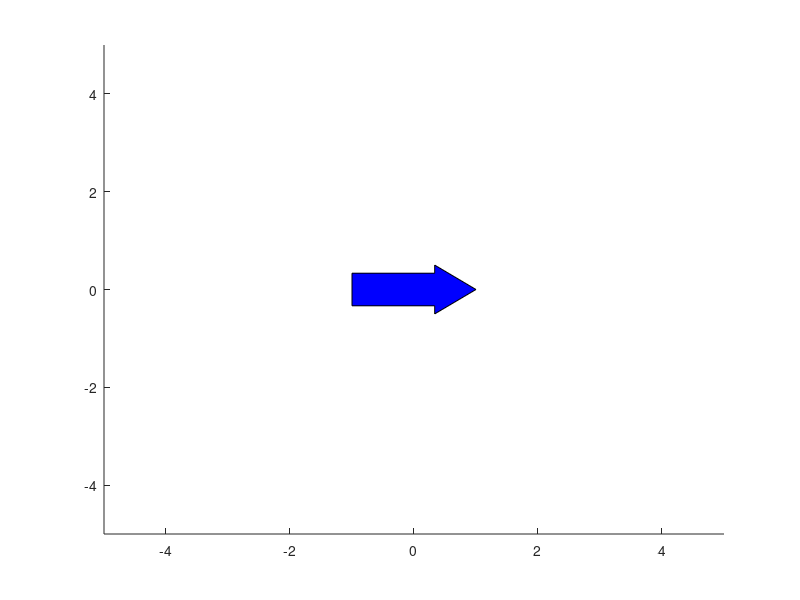

Recreate this plot in MATLAB. (Note: this script raises an error after producing the figure.)
% M_rb * nu_dot + C_rb(nu)*nu = tau_rb
%
% nu = [u, v, w, p, q, r]'; in body frame
% tau_rb = [X, Y, Z, K, M, N]'; in body frame
% 
%
% b = [0, 0.1]';
%
% u = sin(t);


% Legg til gravitasjon !!!

% Legg til krefter (i tau) som tar inn geometri fra vingen og produserer
% en kraftfunksjon

% Finn angrepsvinkel for å finne kraften. 

% "Trim" er basisinnstilling når flyr stabilt.
%  Lag en vingemodul

% Finite wing analysis heter greia som hjelper med dette

% Sett på to vinger, 

% ship parameters 
m = 10;          % mass (kg)
Iz = 500;         % yaw moment of inertia (kg m^3)
xg = 0;              % CG x-ccordinate (m)

h = 0.01; %timestep

iterations = 200;

% rigid-body mass matrix
MRB = [ m 0    0 
        0 m    m*xg
        0 m*xg Iz ];
Minv = inv(MRB);

B = eye(3);

nus = zeros(3,iterations);
etas = zeros(3,iterations);

us = zeros(3,iterations);

us(1,:) = 100*sin(linspace(0,10,iterations));%0.1 * ones(1,iterations);%  %;
us(2,:) = 10*ones(1,iterations);
us(3,:) = 100*ones(1,iterations);

eta_init = [0, 0, 0]'; % x, z, theta in inertial frame
nu_init = [0, 0, 0]'; % v(velocity_x), w(velocity_z), omega(rot_velocity) in body frame

nus(:,1) = nu_init;
etas(:,1) = eta_init;

%main loop

t = zeros(1,iterations);


x = [-1  , 1/3, 1/3, 1, 1/3, 1/3,-1  ];
y = [-1/3,-1/3,-1/2, 0, 1/2, 1/3, 1/3];
g = hgtransform;
patch('XData',x,'YData',y,'FaceColor','blue','Parent',g)
hold off

%h_fig = figure;


xlim([-5,5]);
ylim([-5,5]);


for i = 1:iterations-1
    t(i) = (i-1)*h;
    nu = nus(:,i);
    eta = etas(:,i);
    u = us(:,i);

%     k = waitforbuttonpress;
%     % 28 leftarrow
%     % 29 rightarrow
%     % 30 uparrow
%     % 31 downarrow
%     value = double(get(gcf,'CurrentCharacter'));
%     disp(value)

    tau = B * u;

    % state-dependent time-varying matrices
    CRB = m * nu(3) * [ 0 -1 -xg 
                    1  0  0 
                    xg 0  0  ];

    R = Rzyx(0,0,eta(3)); %Rotation matrix from body to inertial

    

    nu_dot = Minv * (tau - CRB * nu);

    eta_dot = R * nu;

    nu = nu + h * nu_dot;
    eta = eta + h * eta_dot;

    eta_anim = [eta(1), eta(2), 0];
    eta_anim_prev = [etas(1,i), etas(2,i), 0];
    
    g.Matrix = makehgtform('translate',eta_anim_prev + t(i)*(eta_anim-eta_anim_prev), ...
                         'zrotate',etas(3,i) + t(i)*(eta(3)-etas(3,i)));
    drawnow
    %plot(eta(1),eta(2),'o')
    
    nus(:,i+1) = nu;
    etas(:,i+1) = eta;
    pause(0.01);

end
% limitScaling = 1.1;
% 
% xlim([limitScaling*min(etas(1,:)),limitScaling*max(etas(1,:))])
% ylim([limitScaling*min(etas(2,:)),limitScaling*max(etas(2,:))])

% x = etas(1,:);
% z = etas(2,:);
% 
% figure(1)
% plot(x,z)



